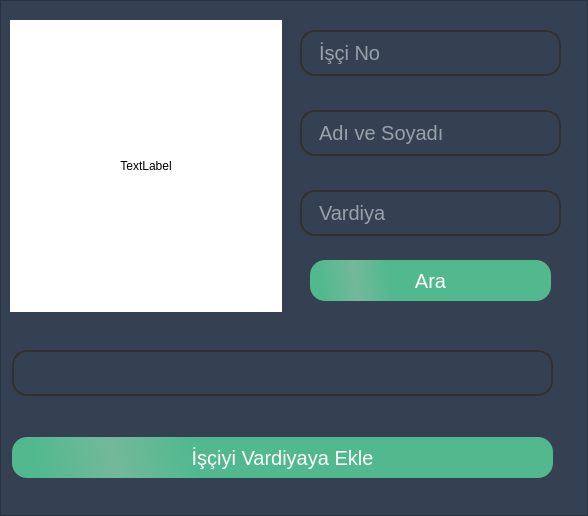
<?xml version="1.0" encoding="UTF-8"?>
<ui version="4.0">
 <class>VardiyaIsciEkleForm</class>
 <widget class="QWidget" name="VardiyaIsciEkleForm">
  <property name="geometry">
   <rect>
    <x>0</x>
    <y>0</y>
    <width>588</width>
    <height>516</height>
   </rect>
  </property>
  <property name="windowTitle">
   <string>Form</string>
  </property>
  <layout class="QGridLayout" name="gridLayout">
   <property name="leftMargin">
    <number>0</number>
   </property>
   <property name="topMargin">
    <number>0</number>
   </property>
   <property name="rightMargin">
    <number>0</number>
   </property>
   <property name="bottomMargin">
    <number>0</number>
   </property>
   <property name="spacing">
    <number>0</number>
   </property>
   <item row="0" column="0">
    <widget class="QFrame" name="frame">
     <property name="styleSheet">
      <string notr="true">QFrame{

background: #354152;

}

QLineEdit{
	border: 2px solid gray;
	border-color:white;
    border-radius: 10px;
    min-width: 6em;
	font-size:20px;
	padding-left:15px;
	height:42px;
	border-radius:15px;
	border-color: #303030;
	background: transparent;
	color:#ffffffff;


}



QComboBox {
    border: 2px solid gray;
    border-radius: 10px;
    min-width: 6em;
	font-size:20px;
	border-color: rgb(255, 255, 255);
	padding-left:15px;
	height:42px;
	border-radius:15px;
	border-color: #303030;
	background: transparent;
	color:white;

}

QComboBox:on {
    border-bottom-left-radius: 0px;
    border-bottom-right-radius: 0px;
}

QComboBox QAbstractItemView {
    border-bottom-right-radius: 10px;
    border-bottom-left-radius: 10px;
    background: #354152;
    border: 1px solid gray;
	color:white;

}

QComboBox::drop-down {
    border-color: white;
}
QPushButton{
border-radius: 15px;
background-color: qlineargradient(spread:reflect, x1:1, y1:0.466409, x2:0.188, y2:0.482727, stop:0.823864 rgba(82, 185, 143, 255), stop:1 rgba(115, 185, 153, 255));
padding: 8px 16px;
color: white;
font-size: 20px;
height:42px;
}
QPushButton:pressed{
color: black;
background: #008bd1

}


</string>
     </property>
     <property name="frameShape">
      <enum>QFrame::StyledPanel</enum>
     </property>
     <property name="frameShadow">
      <enum>QFrame::Raised</enum>
     </property>
     <widget class="QLineEdit" name="txt_OgrNo">
      <property name="geometry">
       <rect>
        <x>300</x>
        <y>30</y>
        <width>261</width>
        <height>46</height>
       </rect>
      </property>
      <property name="placeholderText">
       <string>İşçi No</string>
      </property>
     </widget>
     <widget class="QLineEdit" name="txt_AdSoyad">
      <property name="enabled">
       <bool>false</bool>
      </property>
      <property name="geometry">
       <rect>
        <x>300</x>
        <y>110</y>
        <width>261</width>
        <height>46</height>
       </rect>
      </property>
      <property name="placeholderText">
       <string>Adı ve Soyadı</string>
      </property>
     </widget>
     <widget class="QLineEdit" name="txt_Vardiya">
      <property name="enabled">
       <bool>false</bool>
      </property>
      <property name="geometry">
       <rect>
        <x>300</x>
        <y>190</y>
        <width>261</width>
        <height>46</height>
       </rect>
      </property>
      <property name="echoMode">
       <enum>QLineEdit::Normal</enum>
      </property>
      <property name="placeholderText">
       <string>Vardiya</string>
      </property>
     </widget>
     <widget class="QPushButton" name="btn_ara">
      <property name="geometry">
       <rect>
        <x>310</x>
        <y>260</y>
        <width>241</width>
        <height>41</height>
       </rect>
      </property>
      <property name="styleSheet">
       <string notr="true"/>
      </property>
      <property name="text">
       <string>Ara</string>
      </property>
     </widget>
     <widget class="QComboBox" name="cmb_Vardiyalar">
      <property name="geometry">
       <rect>
        <x>12</x>
        <y>350</y>
        <width>541</width>
        <height>46</height>
       </rect>
      </property>
     </widget>
     <widget class="QPushButton" name="btn_Ekle">
      <property name="geometry">
       <rect>
        <x>12</x>
        <y>437</y>
        <width>541</width>
        <height>41</height>
       </rect>
      </property>
      <property name="styleSheet">
       <string notr="true"/>
      </property>
      <property name="text">
       <string>İşçiyi Vardiyaya Ekle</string>
      </property>
     </widget>
     <widget class="QLabel" name="label">
      <property name="geometry">
       <rect>
        <x>10</x>
        <y>20</y>
        <width>272</width>
        <height>292</height>
       </rect>
      </property>
      <property name="styleSheet">
       <string notr="true">background:white;</string>
      </property>
      <property name="text">
       <string>TextLabel</string>
      </property>
      <property name="alignment">
       <set>Qt::AlignCenter</set>
      </property>
     </widget>
    </widget>
   </item>
  </layout>
 </widget>
 <resources/>
 <connections/>
</ui>
